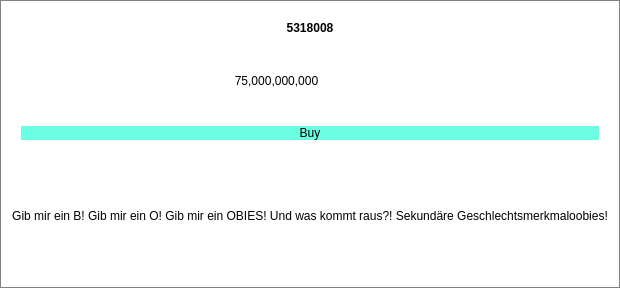
            <widget class="QFrame" name="upgradeFrameCalc_5">
             <property name="enabled">
              <bool>true</bool>
             </property>
             <property name="minimumSize">
              <size>
               <width>208</width>
               <height>288</height>
              </size>
             </property>
             <property name="acceptDrops">
              <bool>true</bool>
             </property>
             <property name="styleSheet">
              <string notr="true">background: white;
border: 1px solid grey;</string>
             </property>
             <property name="frameShape">
              <enum>QFrame::StyledPanel</enum>
             </property>
             <property name="frameShadow">
              <enum>QFrame::Raised</enum>
             </property>
             <property name="lineWidth">
              <number>3</number>
             </property>
             <layout class="QVBoxLayout" name="verticalLayout_66">
              <item>
               <widget class="QFrame" name="frame_74">
                <property name="styleSheet">
                 <string notr="true">border: 0px;</string>
                </property>
                <property name="frameShape">
                 <enum>QFrame::StyledPanel</enum>
                </property>
                <property name="frameShadow">
                 <enum>QFrame::Raised</enum>
                </property>
                <layout class="QVBoxLayout" name="verticalLayout_67">
                 <item>
                  <widget class="QLabel" name="upgradeNameCalc_5">
                   <property name="font">
                    <font>
                     <weight>75</weight>
                     <bold>true</bold>
                    </font>
                   </property>
                   <property name="text">
                    <string>5318008</string>
                   </property>
                   <property name="alignment">
                    <set>Qt::AlignCenter</set>
                   </property>
                  </widget>
                 </item>
                 <item>
                  <widget class="QFrame" name="frame_75">
                   <property name="frameShape">
                    <enum>QFrame::StyledPanel</enum>
                   </property>
                   <property name="frameShadow">
                    <enum>QFrame::Raised</enum>
                   </property>
                   <layout class="QHBoxLayout" name="horizontalLayout_48">
                    <item>
                     <widget class="QLabel" name="upgradeCostCalc_5">
                      <property name="text">
                       <string>75,000,000,000</string>
                      </property>
                      <property name="alignment">
                       <set>Qt::AlignCenter</set>
                      </property>
                     </widget>
                    </item>
                    <item>
                     <widget class="QLabel" name="upgradeImgCalc_5">
                      <property name="minimumSize">
                       <size>
                        <width>61</width>
                        <height>61</height>
                       </size>
                      </property>
                      <property name="maximumSize">
                       <size>
                        <width>61</width>
                        <height>61</height>
                       </size>
                      </property>
                      <property name="text">
                       <string/>
                      </property>
                      <property name="pixmap">
                       <pixmap resource="resources.qrc">:/images/u_calc_5.png</pixmap>
                      </property>
                      <property name="scaledContents">
                       <bool>true</bool>
                      </property>
                     </widget>
                    </item>
                   </layout>
                  </widget>
                 </item>
                 <item>
                  <widget class="QPushButton" name="buyUpgradeCalc_5">
                   <property name="minimumSize">
                    <size>
                     <width>80</width>
                     <height>0</height>
                    </size>
                   </property>
                   <property name="styleSheet">
                    <string notr="true">background:rgb(106, 255, 226);
font: 19pt &quot;Century Gothic&quot;;</string>
                   </property>
                   <property name="text">
                    <string>Buy</string>
                   </property>
                   <property name="default">
                    <bool>false</bool>
                   </property>
                  </widget>
                 </item>
                </layout>
               </widget>
              </item>
              <item>
               <widget class="QLabel" name="upgradeTextCalc_5">
                <property name="styleSheet">
                 <string notr="true">border: 0px;
</string>
                </property>
                <property name="text">
                 <string>Gib mir ein B! Gib mir ein O! Gib mir ein OBIES! Und was kommt raus?! Sekundäre Geschlechtsmerkmaloobies!</string>
                </property>
                <property name="alignment">
                 <set>Qt::AlignCenter</set>
                </property>
               </widget>
              </item>
             </layout>
            </widget>
